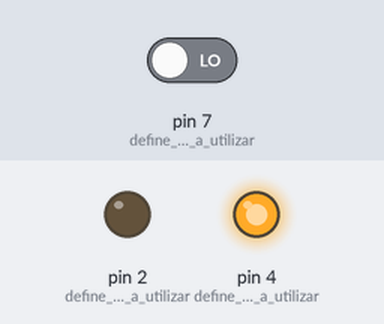
The sketch below on a simulated Arduino Uno, built with avr-gcc and run on an emulated ATmega328P. Shown: output pins drawn as LEDs (lit = HIGH). Inputs (shaded band) come from the test bench; at power-on: pin 7 (define_que_va_a_utilizar) LOW.

Above: at 1.2 s.
1.3 s: pin 7 (define_que_va_a_utilizar) driven HIGH
At 1.7 s:
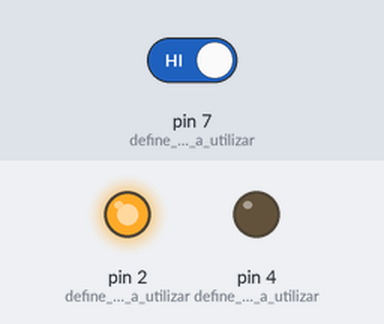
2.8 s: pin 7 (define_que_va_a_utilizar) driven LOW
At 4.1 s:
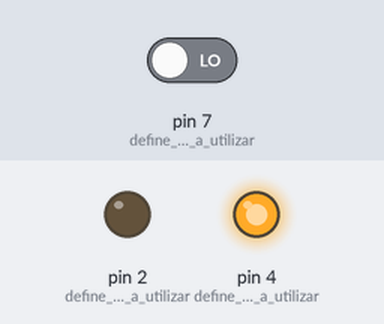
Timing chart, 0 to 5.8 s (numbered marks = the images above; inputs shaded):
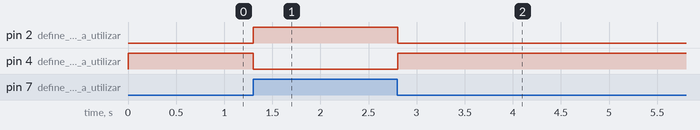

Measured:
- after the input at 1.3 s, pin 2 (define_que_va_a_utilizar): LOW → HIGH at once; pin 4 (define_que_va_a_utilizar): HIGH → LOW at once
- after the input at 2.8 s, pin 2 (define_que_va_a_utilizar): HIGH → LOW at once; pin 4 (define_que_va_a_utilizar): LOW → HIGH at once

The sketch:

1.ino
```cpp
#define VERDE 2 // da nombre al LED
#define ROJO 4 // da nombre al LED
#define PULSADOR 7 // da nombre al PULSADOR

void setup()
{
  pinMode(2, OUTPUT);// define que va a utilizar el pin 2 como SALIDA
  pinMode(4, OUTPUT);// define que va a utilizar el pin 4 como SALIDA
  pinMode(7, INPUT); // define que va a utilizar el pin 7 como ENTRADA
}

void loop()
{
  if(digitalRead(7)== HIGH)// si el PULSADOR esta encendido
  {
    digitalWrite(2, HIGH);// encender LED verde
    digitalWrite(4, LOW);// apagar LED rojo
  }
  else { // si el INTERRUPTOR esta apagado
    digitalWrite(2, LOW); //apagar LED verde
    digitalWrite(4, HIGH);// encender LED rojo
  }
  delay (10);//el programa espera 10 milisegundos
}
```
